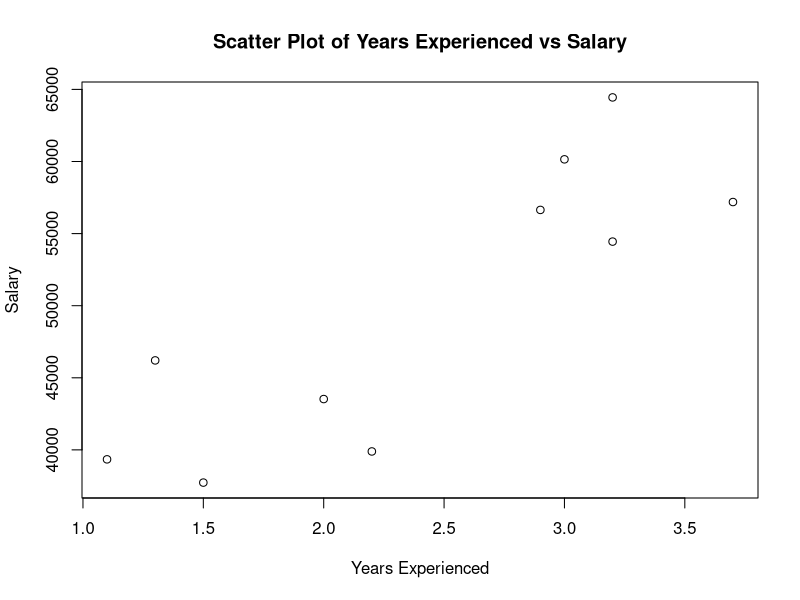
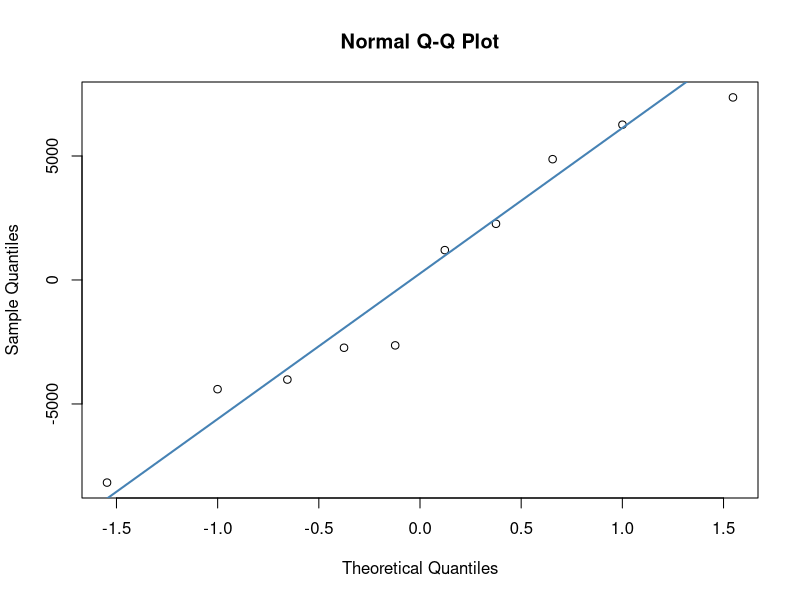
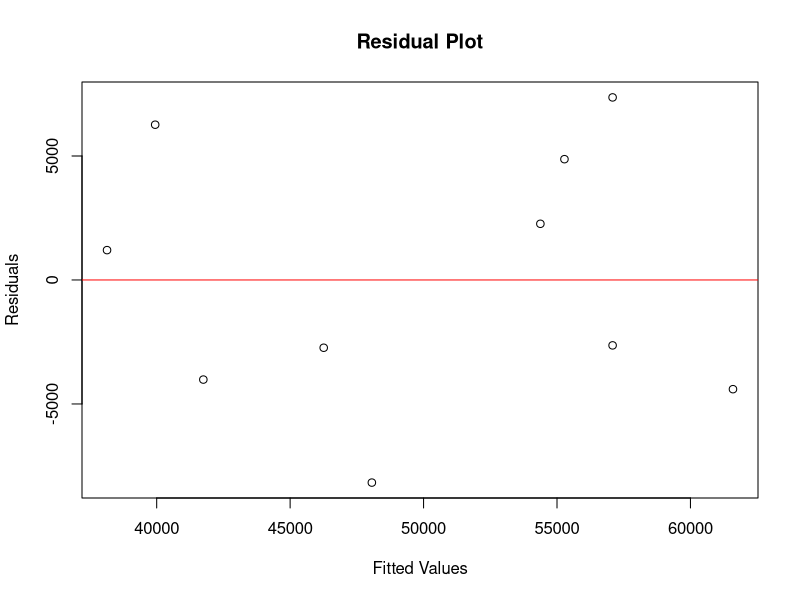

These charts were generated, in order, by the following R code:
# Create the data frame
data <- data.frame(
  Years_Exp = c(1.1, 1.3, 1.5, 2.0, 2.2, 2.9, 3.0, 3.2, 3.2, 3.7),
  Salary = c(39343.00, 46205.00, 37731.00, 43525.00,
             39891.00, 56642.00, 60150.00, 54445.00, 64445.00, 57189.00)
)

# Fitting Simple Linear Regression to the Training set
lm.r= lm(formula = Salary ~ Years_Exp,
         data = data)
#Summary of the model
summary(lm.r)

#Testing the assumptions of the model

# Create the scatter plot to test the linearity assumption
plot(data$Years_Exp, data$Salary,
     xlab = "Years Experienced",
     ylab = "Salary",
     main = "Scatter Plot of Years Experienced vs Salary")

#Testing the normality assumption of the residuals using a Q-Q plot and the Shapiro Wilk test
qqnorm(residuals(lm.r))
qqline(residuals(lm.r), col = "steelblue", lwd = 2)

#Testing the normality assumption of the residuals using the Shapiro-Wilk test
shapiro.test(residuals(lm.r))

#Testing homoscedasticity using a residual plot
plot(lm.r$fitted.values, lm.r$residuals, main = "Residual Plot",
         xlab = "Fitted Values", ylab = "Residuals")
    abline(h=0, col="red") # Add a horizontal line at zero for reference

# Test for homoscedasticity using Breusch-Pagan test
library(lmtest)
bptest(lm.r)

#Making predictions
new_data <- data.frame(Years_Exp = c(1.2, 1.3, 1.6, 2.1, 2.2, 2.9, 3.3, 3.2, 3.5, 3.7))
predictions <- predict(lm.r, newdata = new_data)
predictions

